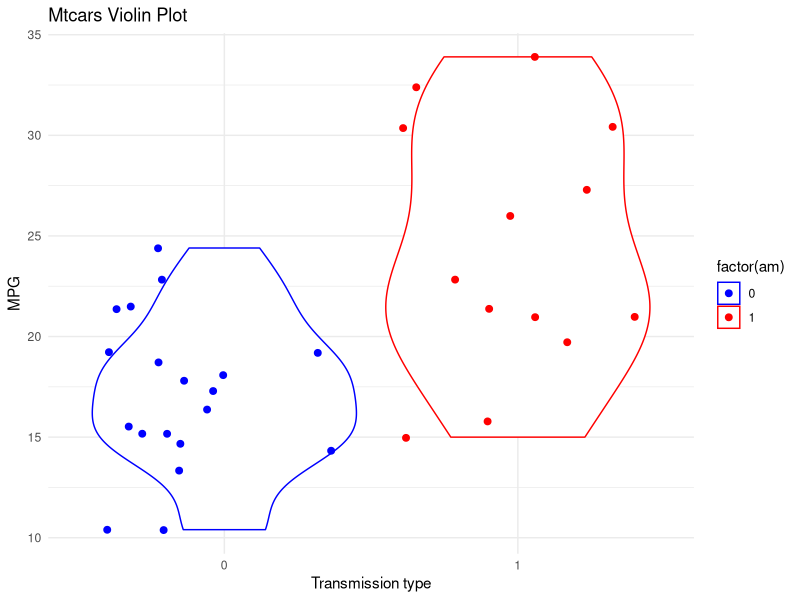

Source code (R):
## ---- chunk 1
library(ggplot2)
data(mtcars)
## ---- chunk 2
str(mtcars)
## ---- chunk 3
p <- ggplot(mtcars, aes(x=factor(am), y=mpg, color=factor(am))) +
     geom_violin(scale = "width", trim=TRUE) +
     scale_color_manual(values=c("blue", "red")) +
     geom_point(size=2, position="jitter") +
     labs(title ="Mtcars Violin Plot", y="MPG", x="Transmission type") +
     theme_minimal()
p
